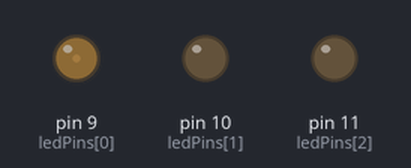
The sketch below on a simulated Arduino Uno, built with avr-gcc and run on an emulated ATmega328P. Parts: output pins drawn as LEDs (lit = HIGH).

Above: at 0.05 s.
At 1.15 s:
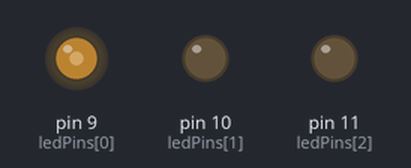
At 2.3 s:
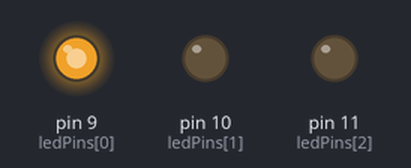
At 4.55 s:
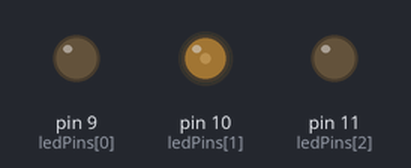
At 6.95 s:
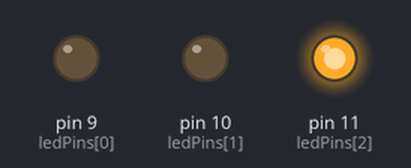
At 9.35 s:
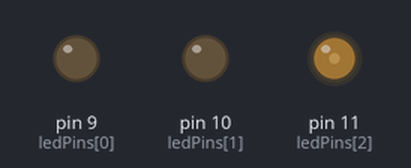
Timing chart, 0 to 12.5 s (numbered marks = the images above):
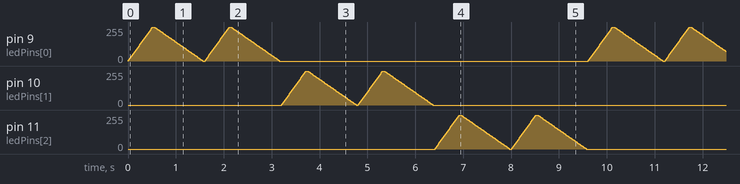

The sketch:

ThreePulsingLed.ino
```cpp
/*
An Arduino sketch for three LED pulsing in turn, repeatedly.
A progression from [Arduino's blinking LED example](http://arduino.cc/en/Tutorial/Blink?from=Tutorial.BlinkingLED):

Author: Stephanie Pau @citizeninventor
*/

int ledPins[] = {9,10,11};
int fadeDelay = 10;
int fadeInDelay = fadeDelay;
int fadeOutDelay = fadeDelay * 2;
int pulseInterval = fadeDelay * 2;

void setup()  {
  for (int i = 0; i < 3; i++) {
    pinMode(ledPins[i], OUTPUT);
  }
}

void loop()  {
  for (int i = 0; i < 3; i++) {
    pulse(ledPins[i]);
    pulse(ledPins[i]);
  }
}

void pulse(int ledPin) {
    // to make light pulse like a heartbeat
    fadeIn(ledPin);
    delay(pulseInterval);
    fadeOut(ledPin);
    delay(pulseInterval);
}
void fadeIn(int ledPin){
    // fade in from min to max in increments of 5 points:
  for(int fadeValue = 0 ; fadeValue <= 255; fadeValue +=5) {
    analogWrite(ledPin, fadeValue);
    delay(fadeInDelay);
  }
}

void fadeOut(int ledPin){
  // fade out from max to min in increments of 5 points:
  for(int fadeValue = 255 ; fadeValue >= 0; fadeValue -=5) {
    analogWrite(ledPin, fadeValue);
    delay(fadeOutDelay);
  }
}
```

Measured:
- by itself, pin 9 (ledPins[0]), pin 10 (ledPins[1]), pin 11 (ledPins[2]): moves between 0/255 and 255/255, repeating every 9.6 s
